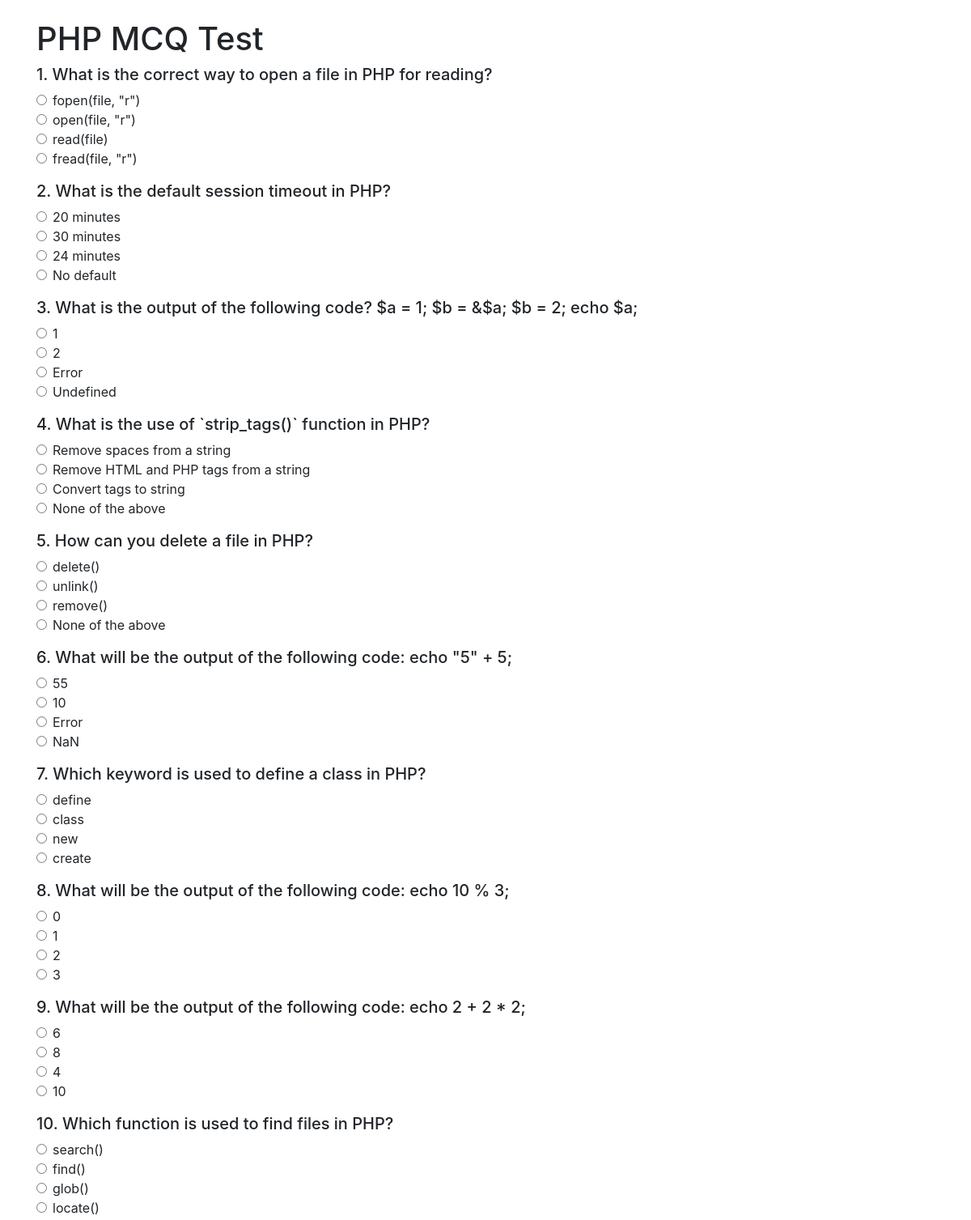
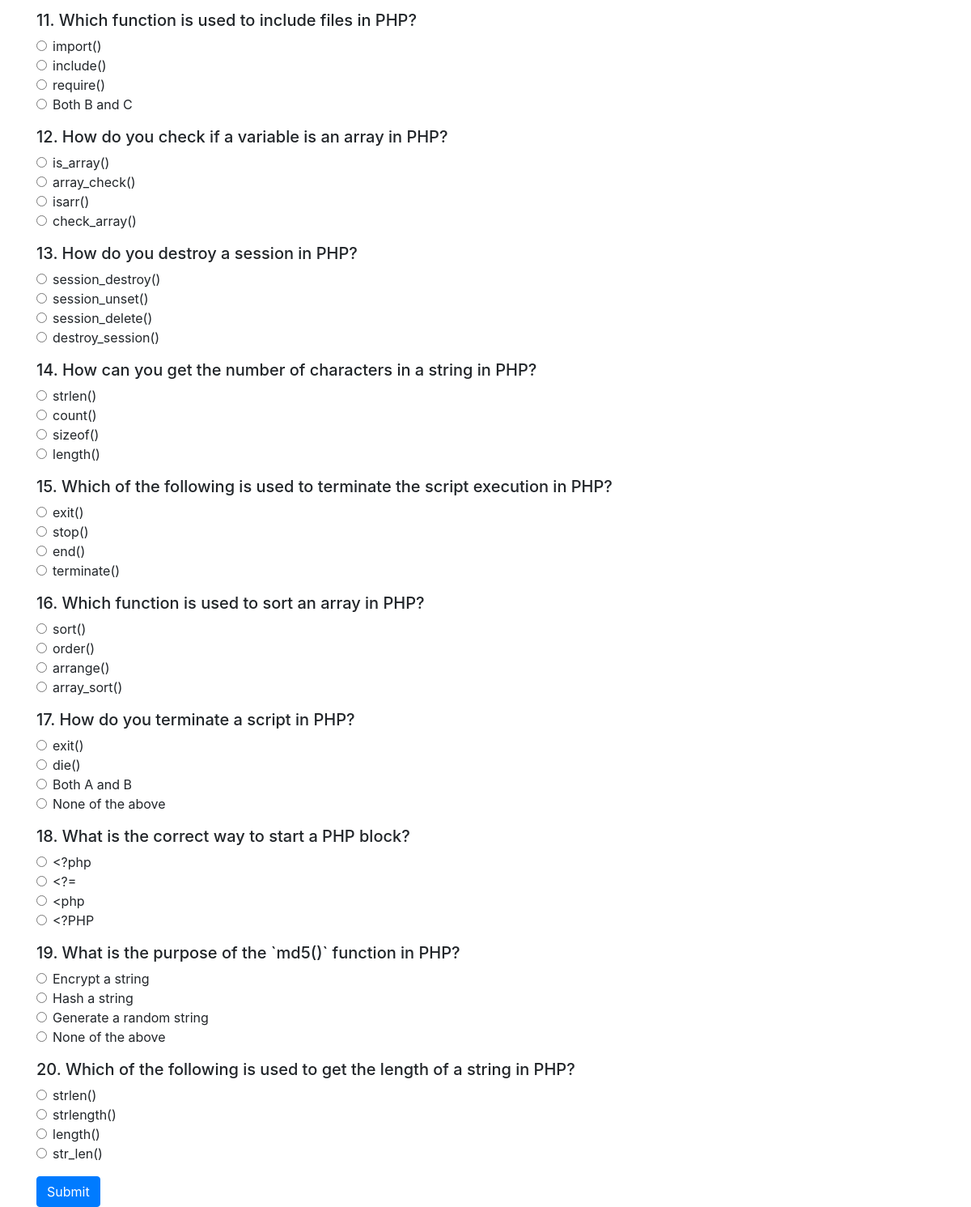
The page / on the database its author committed (2 pictures, top to bottom).
### tables this page shows
CREATE TABLE `questions` (
  `id` int(11) NOT NULL AUTO_INCREMENT,
  `question` text NOT NULL,
  `option_a` varchar(255) NOT NULL,
  `option_b` varchar(255) NOT NULL,
  `option_c` varchar(255) NOT NULL,
  `option_d` varchar(255) NOT NULL,
  `correct_option` char(1) NOT NULL,
  PRIMARY KEY (`id`)
);

### index.php (the view, shortened to what this page needs)
<!DOCTYPE html>
<html lang="en">
<head>
    <link rel="stylesheet" href="https://stackpath.bootstrapcdn.com/bootstrap/4.5.2/css/bootstrap.min.css">
</head>
<body>
    <div class="container">
        <h1 class="mt-4">PHP MCQ Test</h1>
        <form action="result.php" method="post">
            <?php
            require 'config.php';
            $stmt = $pdo->query('SELECT * FROM questions order by RAND() LIMIT 20');
            $i = 1;
            while ($row = $stmt->fetch()) {
                echo '<div class="mb-3">';
                echo '<h5>' . $i . '. ' . $row['question'] . '</h5>';
                echo '<div class="form-check">';
                echo '<input class="form-check-input" type="radio" name="answer' . $row['id'] . '" value="A" required>';
                echo '<label class="form-check-label">' . htmlspecialchars($row['option_a']) . '</label>';
                echo '</div>';
                echo '<div class="form-check">';
                echo '<input class="form-check-input" type="radio" name="answer' . $row['id'] . '" value="B">';
                echo '<label class="form-check-label">' . htmlspecialchars($row['option_b']) . '</label>';
                echo '</div>';
                echo '<div class="form-check">';
                echo '<input class="form-check-input" type="radio" name="answer' . $row['id'] . '" value="C">';
                echo '<label class="form-check-label">' . htmlspecialchars($row['option_c']) . '</label>';
                echo '</div>';
                echo '<div class="form-check">';
                echo '<input class="form-check-input" type="radio" name="answer' . $row['id'] . '" value="D">';
                echo '<label class="form-check-label">' . htmlspecialchars($row['option_d']) . '</label>';
                echo '</div>';
                echo '</div>';
                $i++;
            }
            ?>
            <button type="submit" class="btn btn-primary">Submit</button>
        </form>
    </div>
</body>
</html>

### rows shown on the page
questions: question "What is the correct way to open a file in PHP for reading?", option_a "fopen(file, \"r\")", option_b "open(file, \"r\")", option_c "read(file)", option_d "fread(file, \"r\")"
questions: question "What is the default session timeout in PHP?", option_a "20 minutes", option_b "30 minutes", option_c "24 minutes", option_d "No default"
questions: question "What is the output of the following code? $a = 1; $b = &$a; $b = 2; echo $a;", option_a "1", option_b "2", option_c "Error", option_d "Undefined"
questions: question "What is the use of `strip_tags()` function in PHP?", option_a "Remove spaces from a string", option_b "Remove HTML and PHP tags from a string", option_c "Convert tags to string", option_d "None of the above"
questions: question "How can you delete a file in PHP?", option_a "delete()", option_b "unlink()", option_c "remove()", option_d "None of the above"
questions: question "What will be the output of the following code: echo \"5\" + 5;", option_a "55", option_b "10", option_c "Error", option_d "NaN"
questions: question "Which keyword is used to define a class in PHP?", option_a "define", option_b "class", option_c "new", option_d "create"
questions: question "What will be the output of the following code: echo 10 % 3;", option_a "0", option_b "1", option_c "2", option_d "3"
questions: question "What will be the output of the following code: echo 2 + 2 * 2;", option_a "6", option_b "8", option_c "4", option_d "10"
questions: question "Which function is used to find files in PHP?", option_a "search()", option_b "find()", option_c "glob()", option_d "locate()"
questions: question "Which function is used to include files in PHP?", option_a "import()", option_b "include()", option_c "require()", option_d "Both B and C"
questions: question "How do you check if a variable is an array in PHP?", option_a "is_array()", option_b "array_check()", option_c "isarr()", option_d "check_array()"
questions: question "How do you destroy a session in PHP?", option_a "session_destroy()", option_b "session_unset()", option_c "session_delete()", option_d "destroy_session()"
questions: question "How can you get the number of characters in a string in PHP?", option_a "strlen()", option_b "count()", option_c "sizeof()", option_d "length()"
questions: question "Which of the following is used to terminate the script execution in PHP?", option_a "exit()", option_b "stop()", option_c "end()", option_d "terminate()"
questions: question "Which function is used to sort an array in PHP?", option_a "sort()", option_b "order()", option_c "arrange()", option_d "array_sort()"
questions: question "How do you terminate a script in PHP?", option_a "exit()", option_b "die()", option_c "Both A and B", option_d "None of the above"
questions: question "What is the correct way to start a PHP block?", option_a "<?php", option_b "<?=", option_c "<php", option_d "<?PHP"
questions: question "What is the purpose of the `md5()` function in PHP?", option_a "Encrypt a string", option_b "Hash a string", option_c "Generate a random string", option_d "None of the above"
questions: question "Which of the following is used to get the length of a string in PHP?", option_a "strlen()", option_b "strlength()", option_c "length()", option_d "str_len()"
